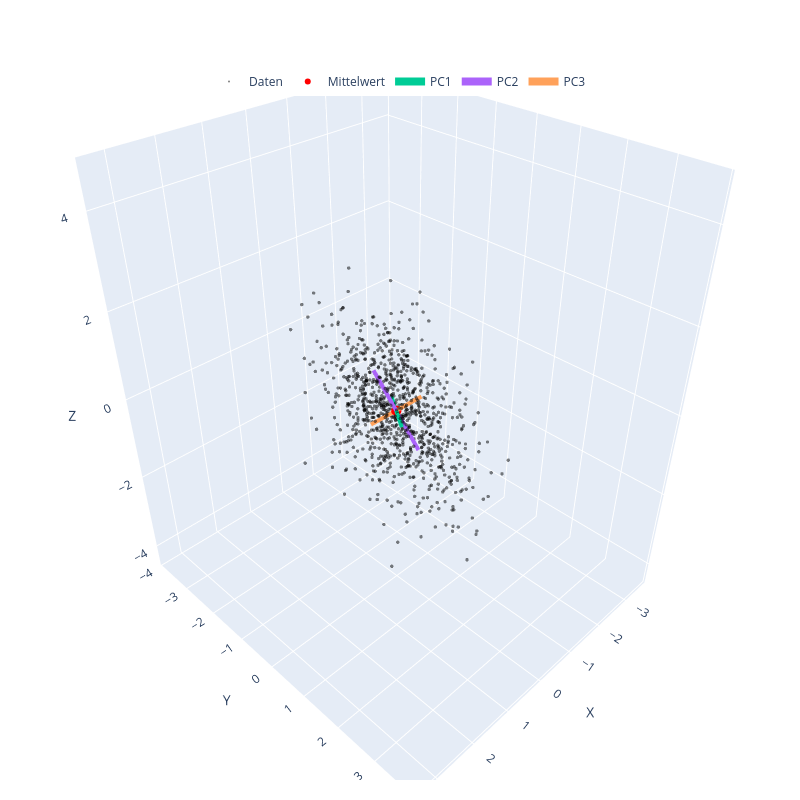

This figure's notebook cell:
### Markdown cell above
### (a) PCA and 3D Visualization (3 Points)
- Perform **PCA** on the `data3d`.
- Plot the original data points in **3D** using `plot3DPCA()`, along with the **Eigenvectors** of the covariance matrix.

### Code cell
# TODO: print covariance matrix
C = ourCov(data3d)
print("Covariance matrix for data3d:")
print(C)

# TODO: Apply PCA to 3D data
_, eigVec, eigVal, mean = pca(data3d)

# TODO: plot using the plot3DPCA function
plot3DPCA(
    data=data3d,
    mju=mean,
    eigVec=eigVec,
    eigVal=eigVal
)

### Figure 1 — Plotly figure (JSON) as saved in the notebook; plotly's stock layout.template omitted (floating-point values rounded to 4 significant figures; data arrays with more than 128 entries replaced by an {"elided": "..."} marker saying what was removed)
{"data": [{"marker": {"color": "black", "opacity": 0.5, "size": 2}, "mode": "markers", "name": "Daten", "type": "scatter3d", "x": {"elided": "1000 float values"}, "y": {"elided": "1000 float values"}, "z": {"elided": "1000 float values"}}, {"marker": {"color": "red", "size": 6}, "mode": "markers", "name": "Mittelwert", "type": "scatter3d", "x": [-0.03112], "y": [-0.0357], "z": [-0.04833]}, {"line": {"width": 8}, "mode": "lines", "name": "PC1", "type": "scatter3d", "x": [-0.9338, 0.8715], "y": [-1.091, 1.019], "z": [-0.6833, 0.5866]}, {"line": {"width": 8}, "mode": "lines", "name": "PC2", "type": "scatter3d", "x": [-0.1258, 0.0636], "y": [0.4921, -0.5635], "z": [-0.7906, 0.694]}, {"line": {"width": 8}, "mode": "lines", "name": "PC3", "type": "scatter3d", "x": [-0.4834, 0.4212], "y": [0.211, -0.2824], "z": [0.1848, -0.2815]}], "layout": {"height": 800, "legend": {"orientation": "h", "x": 0.5, "xanchor": "center", "y": 0.9, "yanchor": "bottom"}, "margin": {"b": 20, "l": 20, "r": 20, "t": 20}, "scene": {"aspectmode": "data", "xaxis": {"title": {"text": "X"}}, "yaxis": {"title": {"text": "Y"}}, "zaxis": {"title": {"text": "Z"}}}, "width": 800}}
